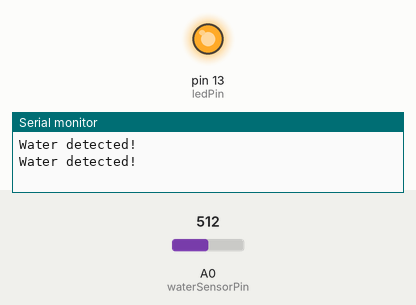
This sketch was run on a simulated Arduino Uno, built with avr-gcc and run on an emulated ATmega328P. On the bench: output pins drawn as LEDs (lit = HIGH), the last lines printed to the serial monitor. The inputs (shaded band) are chosen by the test bench; at power-on: A0 (waterSensorPin) = 512.

Above: at 1.8 s.
1.9 s: A0 (waterSensorPin) set to 491
At 3.1 s:
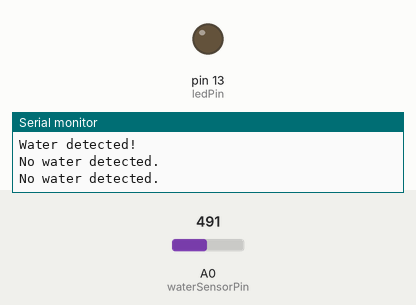
3.5 s: A0 (waterSensorPin) set to 510
At 4.6 s:
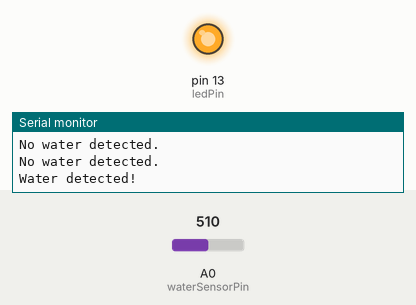
5.5 s: A0 (waterSensorPin) set to 490
At 7.4 s:
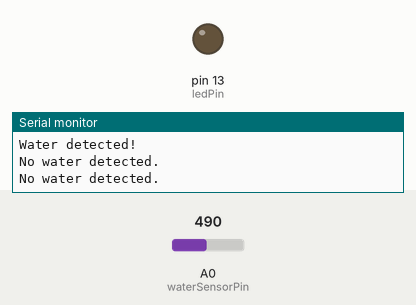
Timing chart, 0 to 8.9 s (numbered marks = the images above; inputs shaded):
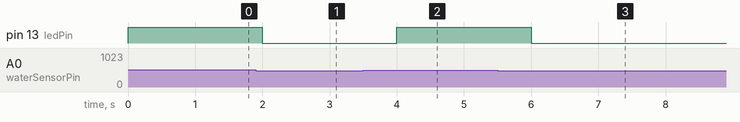

Measured:
- the behaviour switches between 501 and 500 on A0 (waterSensorPin) (found by bisection; images 0 and 1)
- after the input at 1.9 s, pin 13 (ledPin): HIGH → LOW after 0.10 s
- after the input at 3.5 s, pin 13 (ledPin): LOW → HIGH after 0.50 s
- after the input at 5.5 s, pin 13 (ledPin): HIGH → LOW after 0.50 s

The sketch:

sketch.ino
```cpp
const int waterSensorPin = A0; // Water sensor pin
const int ledPin = 13;         // LED pin for alert

void setup() {
  pinMode(ledPin, OUTPUT);
  Serial.begin(9600);
}

void loop() {
  int waterLevel = analogRead(waterSensorPin);

  if (waterLevel > 500) { // Adjust threshold as needed
    digitalWrite(ledPin, HIGH); // Turn on LED if water is detected
    Serial.println("Water detected!");
  } else {
    digitalWrite(ledPin, LOW);
    Serial.println("No water detected.");
  }
  delay(1000);
}
```
